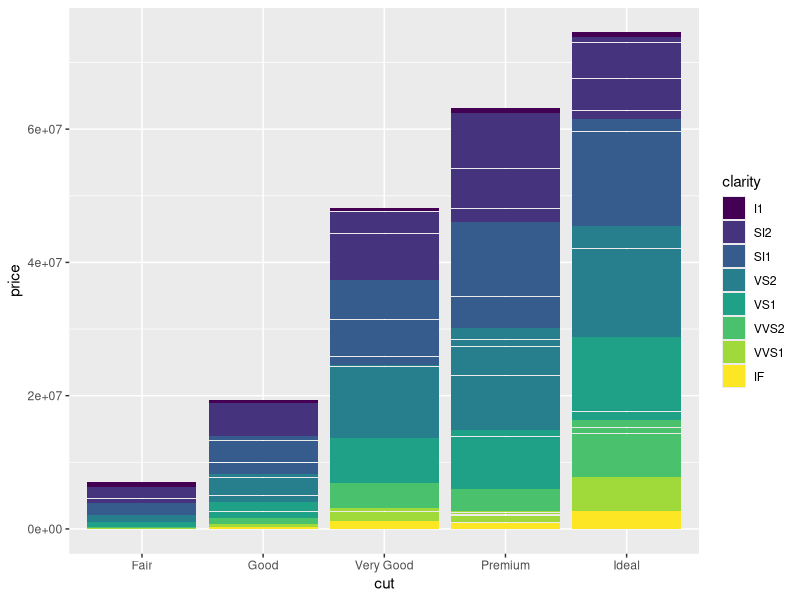
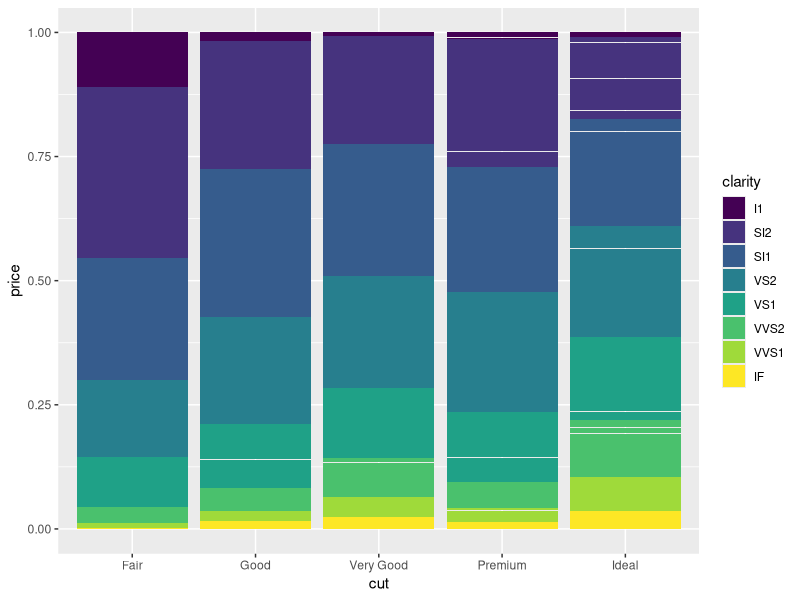
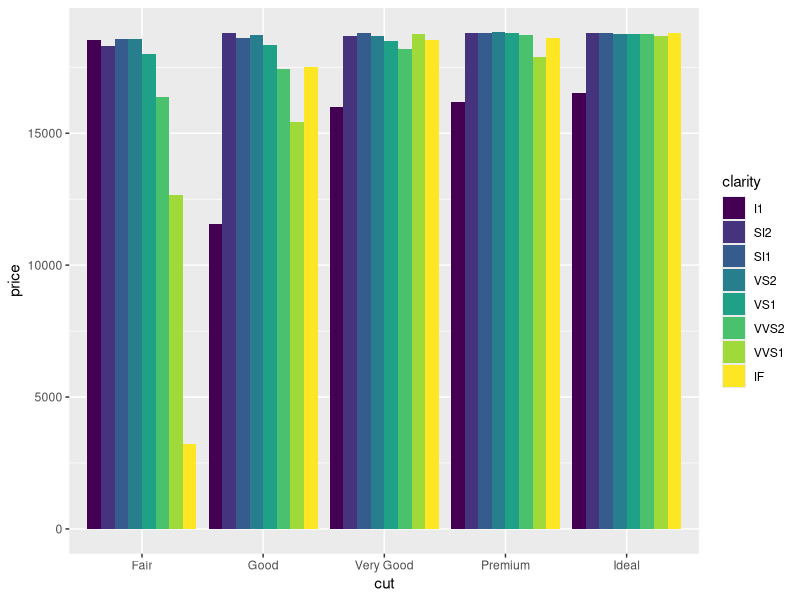
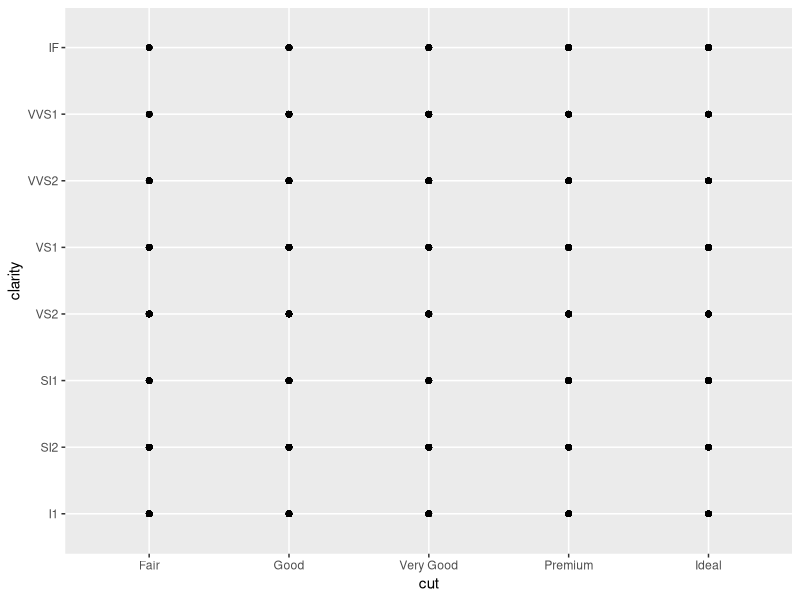
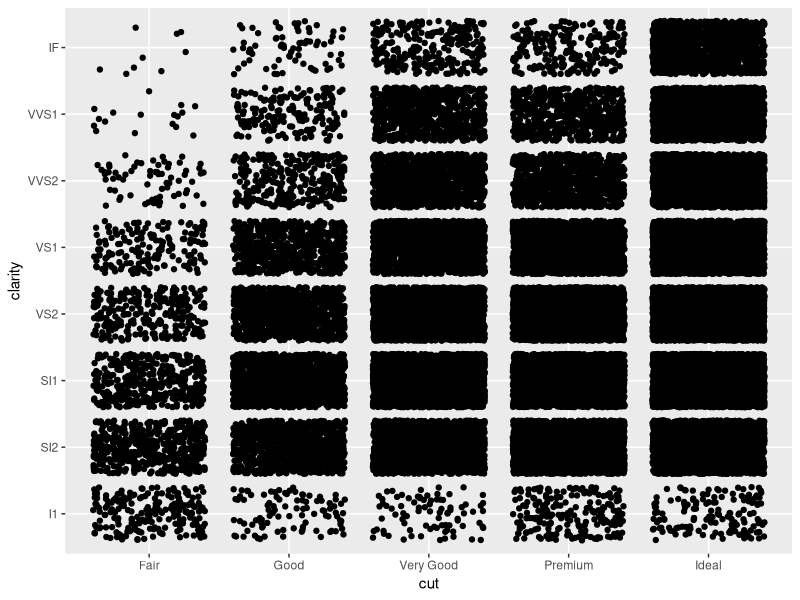
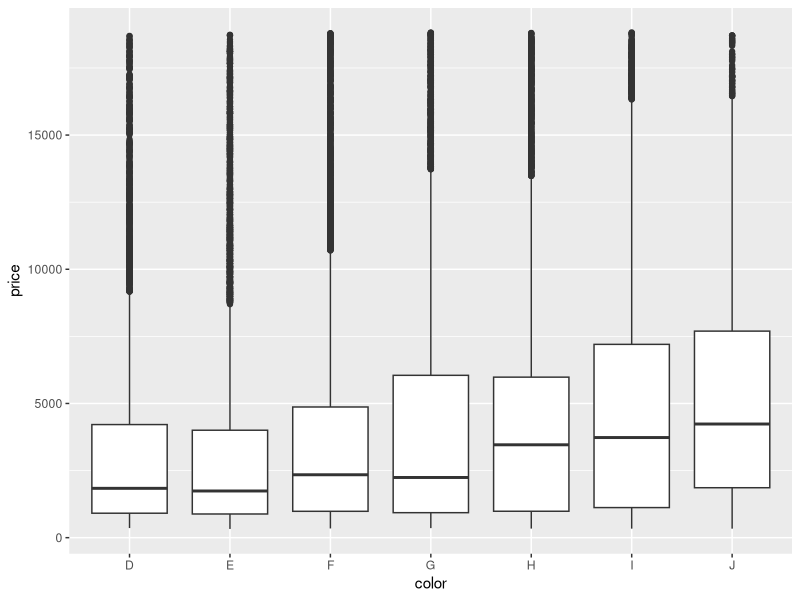
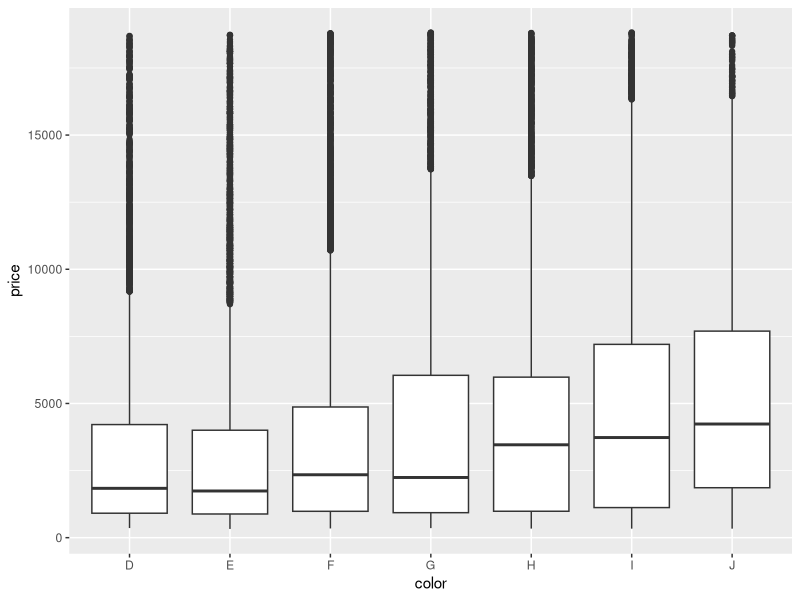
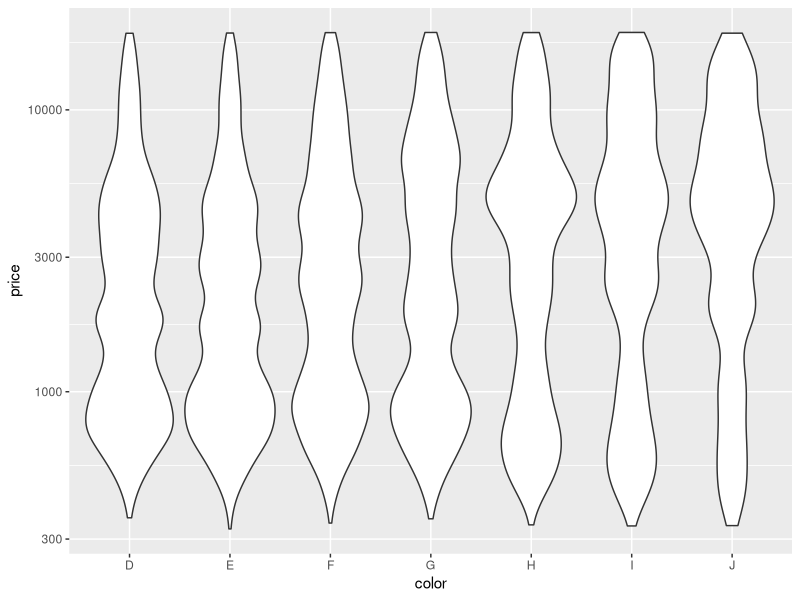

R code for these plots, in order:
# Exercise 2: advanced ggplot2 practice

# Install and load the `ggplot2` package
#install.packages('ggplot2')
library("ggplot2")

# For this exercise you will again be working with the `diamonds` data set.
# Use `?diamonds` to review details about this data set
?diamonds

## Position Adjustments

# Draw a column (bar) chart of diamonds cuts by price, with each bar filled by 
# clarity. You should see a _stacked_ bar chart.
ggplot(data = diamonds) +  
  geom_col(mapping = aes(x = cut, y = price, fill = clarity))

# Draw the same chart again, but with each element positioned to "fill" the y axis
ggplot(data = diamonds) +  
  geom_col(
    mapping = aes(x = cut, y = price, fill = clarity), position = "fill"
    )

# Draw the same chart again, but with each element positioned to "dodge" each other
ggplot(data = diamonds) +  
  geom_col(
    mapping = aes(x = cut, y = price, fill = clarity), position = "dodge"
  )

# Draw a plot with point geometry with the x-position mapped to `cut` and the 
# y-position mapped to `clarity`
# This creates a "grid" grouping the points
ggplot(data = diamonds) +  
  geom_point(
    mapping = aes(x = cut, y = clarity)
  )

# Use the "jitter" position adjustment to keep the points from all overlapping!
# (This works a little better with a sample of diamond data, such as from the 
# previous exercise).
ggplot(data = diamonds) +  
  geom_point(
    mapping = aes(x = cut, y = clarity), position = "jitter"
  )


## Scales

# Draw a "boxplot" (with `geom_boxplot`) for the diamond's price (y) by color (x)
ggplot(data = diamonds) +  
  geom_boxplot(
    mapping = aes(x = color, y = price)
  )

# This has a lot of outliers, making it harder to read. To fix this, draw the 
# same plot but with a _logarithmic_ scale for the y axis.
ggplot(data = diamonds) +  
  geom_boxplot(
    mapping = aes(x = color, y = price)
  ) 

# For another version, draw the same plot but with `violin` geometry instead of 
# `boxplot` geometry!
# How does the logarithmic scale change the data presentation?
ggplot(data = diamonds) +  
  geom_violin(
    mapping = aes(x = color, y = price)
  )+
  scale_y_log10()


# Another interesting plot: draw a plot of the diamonds price (y) by carat (x), 
# using a heatmap of 2d bins (geom_bin2d)
# What happens when you make the x and y channels scale logarithmically?
ggplot(data = diamonds) +  
  geom_bin2d(
    mapping = aes(x = carat, y = price)
  ) + scale_y_log10() + scale_x_log10()

# Draw a scatter plot for the diamonds price (y) by carat (x). Color each point
# by the clarity (Remember, this will take a while. Use a sample of the diamonds 
# for faster results)
ggplot(data = diamonds) +  
  geom_point(
    mapping = aes(x = carat, y = price, color = clarity)
  ) + 
  scale_color_brewer(palette = "Purples", direction = -1)

# Change the color of the previous plot using a ColorBrewer scale of your choice. 
# What looks nice?



## Coordinate Systems

# Draw a bar chart with x-position and fill color BOTH mapped to cut
# For best results, SET the `width` of the geometry to be 1 (fill plot, no space
# between)
# TIP: You can save the plot to a variable for easier modifications


# Draw the same chart, but with the coordinate system flipped


# Draw the same chart, but in a polar coordinate system. It's a Coxcomb chart!



## Facets

# Take the scatter plot of price by carat data (colored by clarity) and add 
# _facets_ based on the diamond's `color`
ggplot(data = diamonds) +
  geom_point(mapping = aes(x = carat, y = price, color = color)) +
  facet_wrap(~clarity)


## Saving Plots

# Use the `ggsave()` function to save the current (recent) plot to disk.
# Name the output file "my-plot.png".
# Make sure you've set the working directory!!

